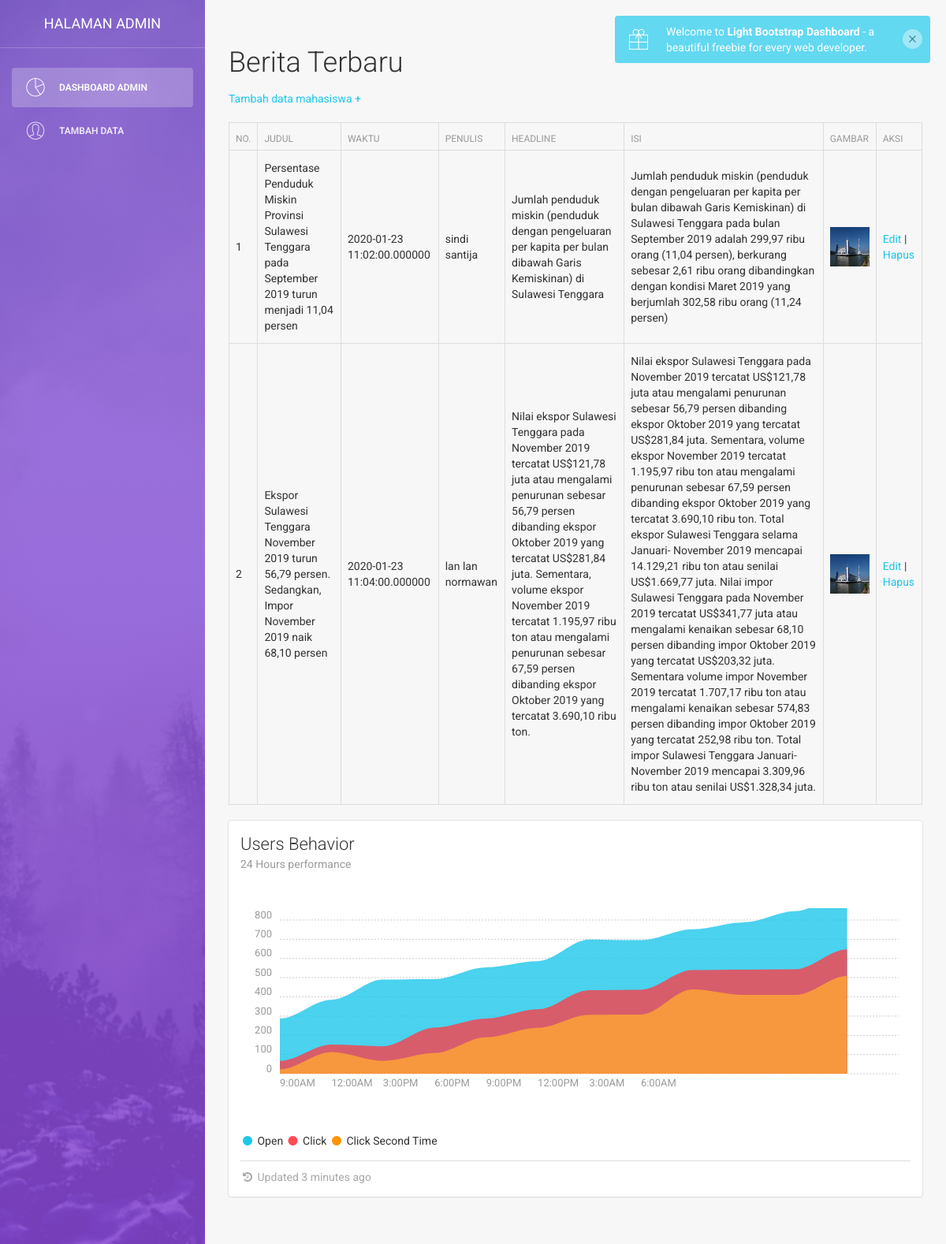
Screenshot of /admin/dashboard.php with the database file from the repository.
### tables this page shows
CREATE TABLE `olah_data` (
  `id` int(11) NOT NULL,
  `judul` varchar(255) NOT NULL,
  `waktu` datetime(6) NOT NULL,
  `penulis` varchar(255) NOT NULL,
  `headline` text NOT NULL,
  `isi` text NOT NULL,
  `gambar` varchar(64) NOT NULL
);

### admin/functions.php (called while the page is built, shortened)
<?php
    $kon = mysqli_connect("localhost", "root", "", "kasulampua");
    function query($query){
        global $kon;
        $result = mysqli_query($kon, $query);
        $rows = [];
        while( $row = mysqli_fetch_assoc($result)){
            $rows[] = $row;
        }
        return $rows;
    }
?>

### admin/dashboard.php (the view, shortened to what this page needs)
<?php
    require 'functions.php';
    $berita = query(" SELECT * FROM olah_data");
?>
<!doctype html>
<html lang="en">
<head>
    <link href="assets/css/bootstrap.min.css" rel="stylesheet" />
    <link href="assets/css/animate.min.css" rel="stylesheet"/>
    <link href="assets/css/light-bootstrap-dashboard.css?v=1.4.0" rel="stylesheet"/>
    <link href="assets/css/demo.css" rel="stylesheet" />
    <link href="http://maxcdn.bootstrapcdn.com/font-awesome/4.2.0/css/font-awesome.min.css" rel="stylesheet">
    <link href="assets/css/pe-icon-7-stroke.css" rel="stylesheet" />
</head>
<body>
<div class="wrapper">
    <div class="sidebar" data-color="purple" data-image="assets/img/sidebar-5.jpg">
    	<div class="sidebar-wrapper">
            <div class="logo">
                <a href="#" class="simple-text">
                    Halaman Admin
                </a>
            </div>
            <ul class="nav">
                <li class="active">
                    <a href="dashboard.html">
                        <i class="pe-7s-graph"></i>
                        <p>Dashboard Admin</p>
                    </a>
                </li>
                <li>
                    <a href="user.html">
                        <i class="pe-7s-user"></i>
                        <p>Tambah Data</p>
                    </a>
                </li>
            </ul>
    	</div>
    </div>
    <div class="main-panel">
        <div class="content">
            <div class="container-fluid">
                <div class="row">
                    <div class="col-md-12">
                    <h2>Berita Terbaru</h2>
                    <a href="tambahberita.php">Tambah data mahasiswa +</a><br><br>
                        <table class="table table-bordered table-sm">
                            <thead>
                              <tr>
                                <th>No.</th>
                                <th>Judul</th>
                                <th>Waktu</th>
                                <th>Penulis</th>
                                <th>Headline</th>
                                <th>Isi</th>
                                <th>Gambar</th>
                                <th>Aksi</th>
                              </tr>
                            </thead>
                            <tbody>
                            <?php $i = 1; ?>
                            <?php foreach( $berita as $row) : ?>
                              <tr>
                                <td><?= $i; ?></td>
                                <td><?php echo $row["judul"]; ?></td>
                                <td><?php echo $row["waktu"]; ?></td>
                                <td><?php echo $row["penulis"]; ?></td>
                                <td><?php echo $row["headline"]; ?></td>
                                <td><?php echo $row["isi"]; ?></td>
                                <td><img src="img/<?php echo $row["gambar"] ?>" alt="" style="width:50px; height:50px;"></td>
                                <td>
                                    <a href="edit.php?id=<?= $row["id"]; ?>">Edit</a> |
                                    <a href="hapus.php?id=<?= $row["id"]; ?>" onclick="return confirm('anda yakin untuk menghapus data berita ini?');">Hapus</a>
                                </td>
                              </tr>
                              <?php $i++; ?>
                            <?php endforeach; ?>
                            </tbody>
                          </table>
                    </div>
                </div>
                <div class="row">
                    <div class="col-md-12">
                        <div class="card">
                            <div class="header">
                                <h4 class="title">Users Behavior</h4>
                                <p class="category">24 Hours performance</p>
                            </div>
                            <div class="content">
                                <div id="chartHours" class="ct-chart"></div>
                                <div class="footer">
                                    <div class="legend">
                                        <i class="fa fa-circle text-info"></i> Open
                                        <i class="fa fa-circle text-danger"></i> Click
                                        <i class="fa fa-circle text-warning"></i> Click Second Time
                                    </div>
                                    <hr>
                                    <div class="stats">
                                        <i class="fa fa-history"></i> Updated 3 minutes ago
                                    </div>
                                </div>
                            </div>
                        </div>
                    </div>
                </div>
            </div>
        </div>
    </div>
</div>
</body>
</html>

### rows the page displays
olah_data: judul "Persentase Penduduk Miskin Provinsi Sulawesi Tenggara pada September 2019 turun menjadi 11,04 persen", waktu "2020-01-23 11:02:00.000000", penulis "sindi santija", headline "Jumlah penduduk miskin (penduduk dengan pengeluaran per kapita per bulan dibawah Garis Kemiskinan) di Sulawesi Tenggara", isi "Jumlah penduduk miskin (penduduk dengan pengeluaran per kapita per bulan dibawah Garis Kemiskinan) di Sulawesi Tenggara pada bulan September 2019 adalah 299,97 ribu orang (11,04 persen), berkurang sebesar 2,61 ribu orang dibandingkan dengan kondisi Maret 2019 yang berjumlah 302,58 ribu orang (11,24 persen)", gambar (picture)
olah_data: judul "Ekspor Sulawesi Tenggara November 2019 turun 56,79 persen. Sedangkan, Impor November 2019 naik 68,10 persen", waktu "2020-01-23 11:04:00.000000", penulis "lan lan normawan", headline "Nilai ekspor Sulawesi Tenggara pada November 2019 tercatat US$121,78 juta atau mengalami penurunan sebesar 56,79 persen dibanding ekspor Oktober 2019 yang tercatat US$281,84 juta. Sementara, volume ekspor November 2019 tercatat 1.195,97 ribu ton atau mengalami penurunan sebesar 67,59 persen dibanding ekspor Oktober 2019 yang tercatat 3.690,10 ribu ton.", isi "Nilai ekspor Sulawesi Tenggara pada November 2019 tercatat US$121,78 juta atau mengalami penurunan sebesar 56,79 persen dibanding ekspor Oktober 2019 yang tercatat US$281,84 juta. Sementara, volume ekspor November 2019 tercatat 1.195,97 ribu ton atau mengalami penurunan sebesar 67,59 persen dibanding ekspor Oktober 2019 yang tercatat 3.690,10 ribu ton. Total ekspor Sulawesi Tenggara selama Januari- November 2019 mencapai 14.129,21 ribu ton atau senilai US$1.669,77 juta. Nilai impor Sulawesi Tenggara pada November 2019 tercatat US$341,77 juta atau mengalami kenaikan sebesar 68,10 persen dibanding impor Oktober 2019 yang tercatat US$203,32 juta. Sementara volume impor November 2019 tercatat…", gambar (picture)
